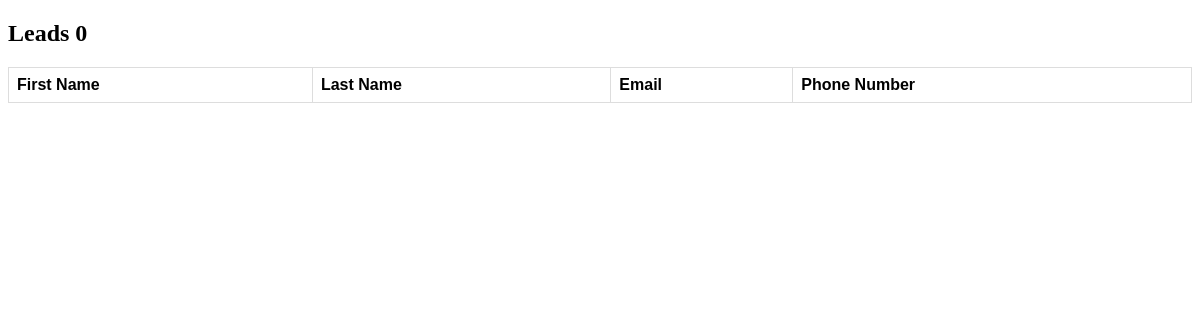
The page /leads on the database as committed earlier.
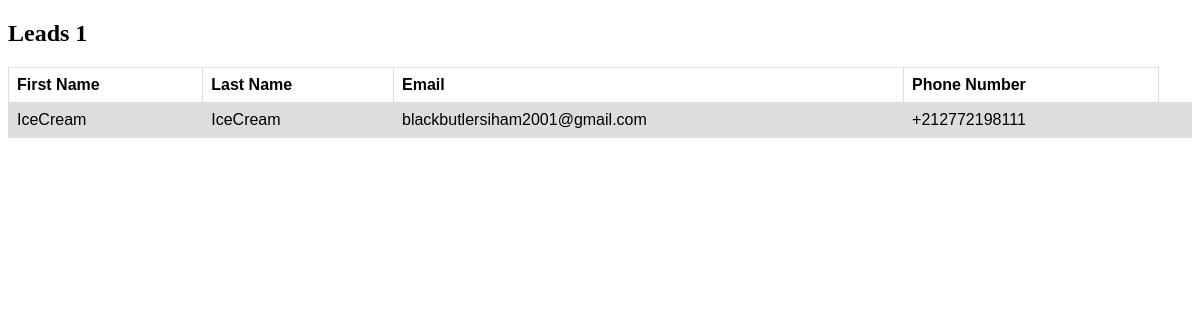
The same page on the database as committed later.
### base/models.py (models this page shows, shortened)
class LeadForm(models.Model):
    first_name = models.CharField(max_length=150)
    last_name = models.CharField(max_length=150)
    email = models.EmailField()
    phone_number = models.CharField(max_length=150)

### leads/views.py (the view)
# urls.py: path('',leads_list , name='leads_list')
def leads_list(request):
    leads = LeadForm.objects.all()
    return render(request, 'leads/leads_list.html', {'leads':leads})

### templates/leads/leads_list.html (shortened to what this page needs)
<!DOCTYPE html>
<html>
<head>
</head>
<body>
<h2>Leads {{ leads.count }}</h2>
<table id="leads-table">
  <tr>
    <th>First Name</th>
    <th>Last Name</th>
    <th>Email</th>
    <th>Phone Number</th>
  </tr>
  {% for lead in leads %}
  <tr>
    <td>{{ lead.first_name }}</td>
    <td>{{ lead.last_name }}</td>
    <td>{{ lead.email }}</td>
    <td>{{ lead.phone_number }}</td>
    <td></td>
  </tr>
  {% endfor %}
</table>
</body>
</html>

Rows that differ between the two databases and show on the page:
added LeadForm: first_name "IceCream", last_name "IceCream", email "blackbutlersiham2001@gmail.com", phone_number "+212772198111"
Other text that changed with them:
{{ leads.count }}: "0" → "1"
